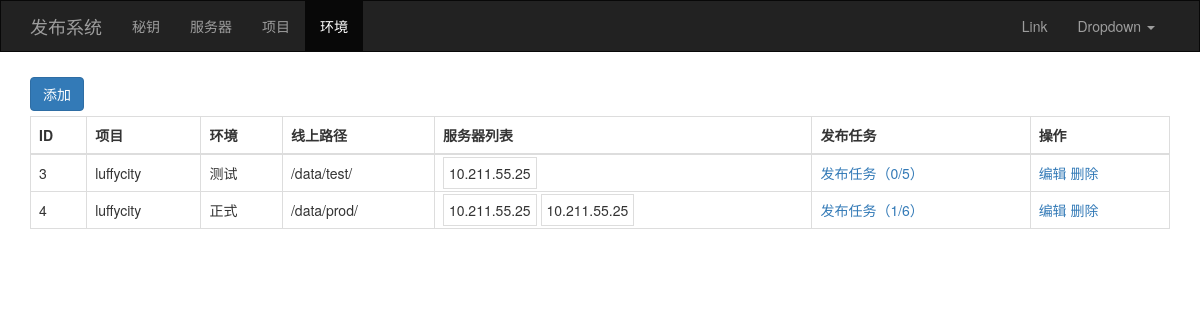
The app's page /env/list/ with its own data.
### apps/web/models.py (models this page shows, shortened)
class ProjectEnv(models.Model):
    project = models.ForeignKey(verbose_name='项目', to='Project')
    env_choices = (
        ('test', '测试'),
        ('prod', '正式')
    )
    env = models.CharField(verbose_name='环境', choices=env_choices, max_length=32)
    path = models.CharField(verbose_name='线上部署路径', max_length=128)
    servers = models.ManyToManyField(verbose_name='服务器', to='Server')

class Project(models.Model):
    title = models.CharField(verbose_name='项目名', max_length=32)
    repo = models.CharField(verbose_name='git仓库地址', max_length=128)  # ['http', 'https', 'ftp', 'ftps']
    def __str__(self):
        return self.title

class Server(models.Model):
    hostname = models.CharField(verbose_name='主机名', max_length=32)

### apps/web/views/project.py (the view)
# urls.py: url(r'^env/list/$', project.project_env_list, name='project_env_list'),
def project_env_list(request):
    queryset = models.ProjectEnv.objects.all()
    return render(request, 'web/project_env_list.html', {'queryset': queryset})

### apps/web/templatetags/deploy.py (called while the page is built)
@register.simple_tag
def un_deploy_num(env_object):
    total = env_object.deploytask_set.all().count()
    un_deploy = env_object.deploytask_set.filter(status=1).count()
    msg = "%s/%s" % (un_deploy, total)
    return msg

@register.inclusion_tag('web/include/menu.html')
def menu(request):
    menu_list = copy.deepcopy(settings.HG_MENU_LIST)
    for row in menu_list:
        if re.match(row['match'], request.path_info):
            row['class'] = "active"
            break
    return {'menu_list': menu_list}

### apps/web/templates/web/project_env_list.html (shortened to what this page needs)
{% extends 'layout.html' %}
{% load deploy %}
{% block content %}
    <div class="container">
        <div style="margin: 5px 0;">
            <a href="{% url 'project_env_add' %}" class="btn btn-primary">添加</a>
        </div>
        <div>
            <table class="table table-bordered">
                <thead>
                <tr>
                    <th>ID</th>
                    <th>项目</th>
                    <th>环境</th>
                    <th>线上路径</th>
                    <th>服务器列表</th>
                    <th>发布任务</th>
                    <th>操作</th>
                </tr>
                </thead>
                <tbody>
                {% for item in queryset %}
                    <tr>
                        <td>{{ item.id }}</td>
                        <td>{{ item.project }}</td>
                        <td>{{ item.get_env_display }}</td>
                        <td>{{ item.path }}</td>
                        <td>
                            {% for server in item.servers.all %}
                                <span style="border: 1px solid #dddddd; padding: 5px;">{{ server.hostname }}</span>
                            {% endfor %}
                        </td>
                        <td>
                            <a href="{% url 'deploy_task_list' env_id=item.id %}">发布任务（{% un_deploy_num item %}）</a>
                        </td>
                        <td>
                            <a href="{% url 'project_env_edit' pk=item.pk %}">编辑</a>
                            <a href="javascript:void(0);"
                               onclick="removeRow(this,'{% url 'project_env_del' pk=item.id %}');">删除</a>
                        </td>
                    </tr>
                {% endfor %}
                </tbody>
            </table>
        </div>
    </div>
{% endblock %}

### apps/web/templates/layout.html (shortened to what this page needs)
{% load deploy %}
<!DOCTYPE html>
<html lang="en">
<head>
    <link href="https://cdn.bootcss.com/twitter-bootstrap/3.4.1/css/bootstrap.min.css" rel="stylesheet">
    <link href="https://cdn.bootcss.com/font-awesome/5.11.2/css/all.min.css" rel="stylesheet">
</head>
<body>
<nav class="navbar navbar-inverse" style="border-radius:0;">
    <div class="container">
        <div class="navbar-header">
            <a class="navbar-brand" href="#">发布系统</a>
        </div>
        <div class="collapse navbar-collapse" id="bs-example-navbar-collapse-1">
            {% menu request %}
            <ul class="nav navbar-nav navbar-right">
                <li><a href="#">Link</a></li>
                <li class="dropdown">
                    <a href="#" class="dropdown-toggle" data-toggle="dropdown" role="button" aria-haspopup="true"
                       aria-expanded="false">Dropdown <span class="caret"></span></a>
                </li>
            </ul>
        </div>
    </div>
</nav>
{% block content %} {% endblock %}
</body>
</html>

### apps/web/templates/web/include/menu.html
<ul class="nav navbar-nav">
    {% for row in menu_list %}
        <li class="{{ row.class }}"><a href="{% url row.name %}">{{ row.text }}</a></li>
    {% endfor %}
</ul>

### apps/web/templates/layout.html (style rules this page uses)
body { margin: 0; }

### records on screen
ProjectEnv: id "3", project "luffycity", env "测试", path "/data/test/", id "0/5"
Server: hostname "10.211.55.25"
ProjectEnv: id "4", project "luffycity", env "正式", path "/data/prod/", id "1/6"
Server: hostname "10.211.55.25"
Server: hostname "10.211.55.25"

### other values on screen
{{ row.text }} "秘钥" "服务器" "项目" "环境"
